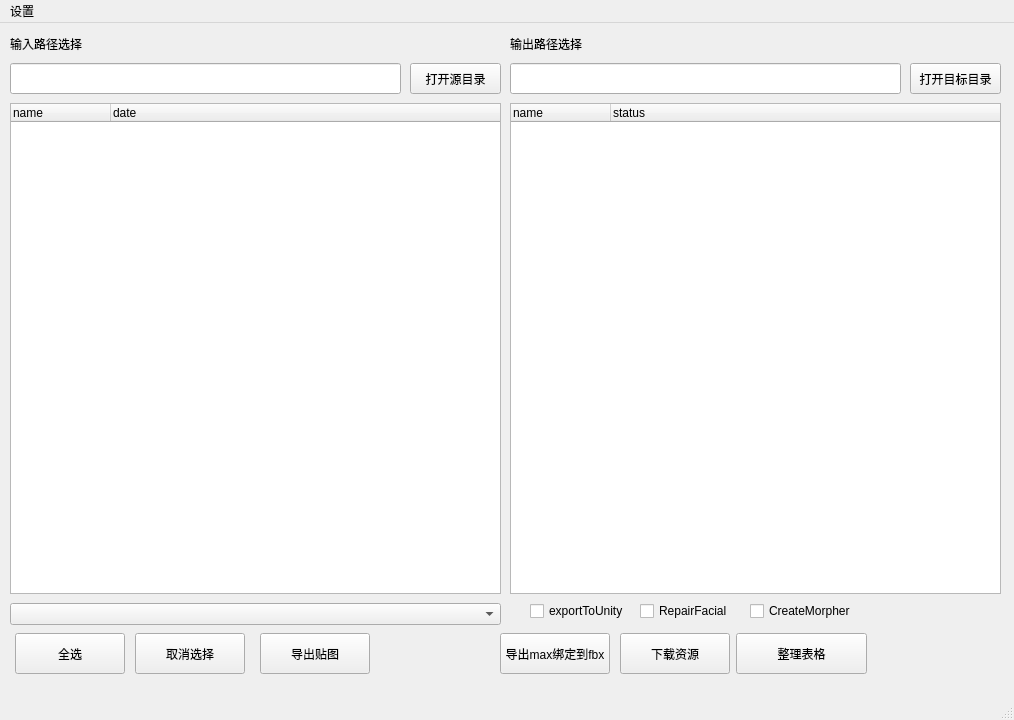
<?xml version="1.0" encoding="UTF-8"?>
<ui version="4.0">
 <class>MainWindow</class>
 <widget class="QMainWindow" name="MainWindow">
  <property name="geometry">
   <rect>
    <x>0</x>
    <y>0</y>
    <width>1014</width>
    <height>720</height>
   </rect>
  </property>
  <property name="windowTitle">
   <string>assetManager</string>
  </property>
  <widget class="QWidget" name="centralwidget">
   <widget class="QLabel" name="label">
    <property name="geometry">
     <rect>
      <x>10</x>
      <y>10</y>
      <width>91</width>
      <height>21</height>
     </rect>
    </property>
    <property name="text">
     <string>输入路径选择</string>
    </property>
   </widget>
   <widget class="QPushButton" name="pushButton_InPath">
    <property name="geometry">
     <rect>
      <x>410</x>
      <y>40</y>
      <width>91</width>
      <height>31</height>
     </rect>
    </property>
    <property name="text">
     <string>打开源目录</string>
    </property>
   </widget>
   <widget class="QPushButton" name="pushButton_OutPath">
    <property name="geometry">
     <rect>
      <x>910</x>
      <y>40</y>
      <width>91</width>
      <height>31</height>
     </rect>
    </property>
    <property name="text">
     <string>打开目标目录</string>
    </property>
   </widget>
   <widget class="QLabel" name="label_2">
    <property name="geometry">
     <rect>
      <x>510</x>
      <y>10</y>
      <width>91</width>
      <height>21</height>
     </rect>
    </property>
    <property name="text">
     <string>输出路径选择</string>
    </property>
   </widget>
   <widget class="QTreeWidget" name="treeWidget_In">
    <property name="geometry">
     <rect>
      <x>10</x>
      <y>80</y>
      <width>491</width>
      <height>491</height>
     </rect>
    </property>
    <property name="selectionMode">
     <enum>QAbstractItemView::MultiSelection</enum>
    </property>
    <column>
     <property name="text">
      <string>name</string>
     </property>
    </column>
    <column>
     <property name="text">
      <string>date</string>
     </property>
    </column>
   </widget>
   <widget class="QTreeWidget" name="treeWidget_Out">
    <property name="geometry">
     <rect>
      <x>510</x>
      <y>80</y>
      <width>491</width>
      <height>491</height>
     </rect>
    </property>
    <column>
     <property name="text">
      <string>name</string>
     </property>
    </column>
    <column>
     <property name="text">
      <string>status</string>
     </property>
    </column>
   </widget>
   <widget class="QPushButton" name="pushButton_MaxToFbx">
    <property name="geometry">
     <rect>
      <x>500</x>
      <y>610</y>
      <width>110</width>
      <height>41</height>
     </rect>
    </property>
    <property name="text">
     <string>导出max绑定到fbx</string>
    </property>
   </widget>
   <widget class="QPushButton" name="pushButton_DownFile">
    <property name="geometry">
     <rect>
      <x>620</x>
      <y>610</y>
      <width>110</width>
      <height>41</height>
     </rect>
    </property>
    <property name="text">
     <string>下载资源</string>
    </property>
   </widget>
   <widget class="QComboBox" name="comboBox">
    <property name="geometry">
     <rect>
      <x>10</x>
      <y>580</y>
      <width>491</width>
      <height>22</height>
     </rect>
    </property>
   </widget>
   <widget class="QPushButton" name="pushButton_SelectAll">
    <property name="geometry">
     <rect>
      <x>15</x>
      <y>610</y>
      <width>110</width>
      <height>41</height>
     </rect>
    </property>
    <property name="text">
     <string>全选</string>
    </property>
   </widget>
   <widget class="QPushButton" name="pushButton_deSelect">
    <property name="geometry">
     <rect>
      <x>135</x>
      <y>610</y>
      <width>110</width>
      <height>41</height>
     </rect>
    </property>
    <property name="text">
     <string>取消选择</string>
    </property>
   </widget>
   <widget class="QPushButton" name="pushButton_ExportTextureAndAnimation">
    <property name="geometry">
     <rect>
      <x>260</x>
      <y>610</y>
      <width>110</width>
      <height>41</height>
     </rect>
    </property>
    <property name="text">
     <string>导出贴图</string>
    </property>
   </widget>
   <widget class="QCheckBox" name="repairFacial">
    <property name="enabled">
     <bool>true</bool>
    </property>
    <property name="geometry">
     <rect>
      <x>640</x>
      <y>580</y>
      <width>101</width>
      <height>16</height>
     </rect>
    </property>
    <property name="text">
     <string>RepairFacial</string>
    </property>
    <property name="checkable">
     <bool>true</bool>
    </property>
    <property name="checked">
     <bool>false</bool>
    </property>
   </widget>
   <widget class="QPushButton" name="pushButton_WriteExcel">
    <property name="geometry">
     <rect>
      <x>736</x>
      <y>610</y>
      <width>131</width>
      <height>41</height>
     </rect>
    </property>
    <property name="text">
     <string>整理表格</string>
    </property>
   </widget>
   <widget class="QCheckBox" name="createMorpher">
    <property name="geometry">
     <rect>
      <x>750</x>
      <y>580</y>
      <width>101</width>
      <height>16</height>
     </rect>
    </property>
    <property name="text">
     <string>CreateMorpher</string>
    </property>
   </widget>
   <widget class="QCheckBox" name="exportToUnity">
    <property name="enabled">
     <bool>true</bool>
    </property>
    <property name="geometry">
     <rect>
      <x>530</x>
      <y>580</y>
      <width>101</width>
      <height>16</height>
     </rect>
    </property>
    <property name="text">
     <string>exportToUnity</string>
    </property>
    <property name="checkable">
     <bool>true</bool>
    </property>
    <property name="checked">
     <bool>false</bool>
    </property>
   </widget>
   <widget class="QLineEdit" name="lineEdit_inPath">
    <property name="geometry">
     <rect>
      <x>10</x>
      <y>40</y>
      <width>391</width>
      <height>31</height>
     </rect>
    </property>
    <property name="text">
     <string/>
    </property>
   </widget>
   <widget class="QLineEdit" name="lineEdit_outPath">
    <property name="geometry">
     <rect>
      <x>510</x>
      <y>40</y>
      <width>391</width>
      <height>31</height>
     </rect>
    </property>
   </widget>
  </widget>
  <widget class="QMenuBar" name="menubar_setting">
   <property name="geometry">
    <rect>
     <x>0</x>
     <y>0</y>
     <width>1014</width>
     <height>23</height>
    </rect>
   </property>
   <widget class="QMenu" name="menu_setting">
    <property name="title">
     <string>设置</string>
    </property>
    <addaction name="action_workModel"/>
   </widget>
   <addaction name="menu_setting"/>
  </widget>
  <widget class="QStatusBar" name="statusbar"/>
  <action name="action_workModel">
   <property name="text">
    <string>工作模式</string>
   </property>
  </action>
 </widget>
 <resources/>
 <connections/>
</ui>
